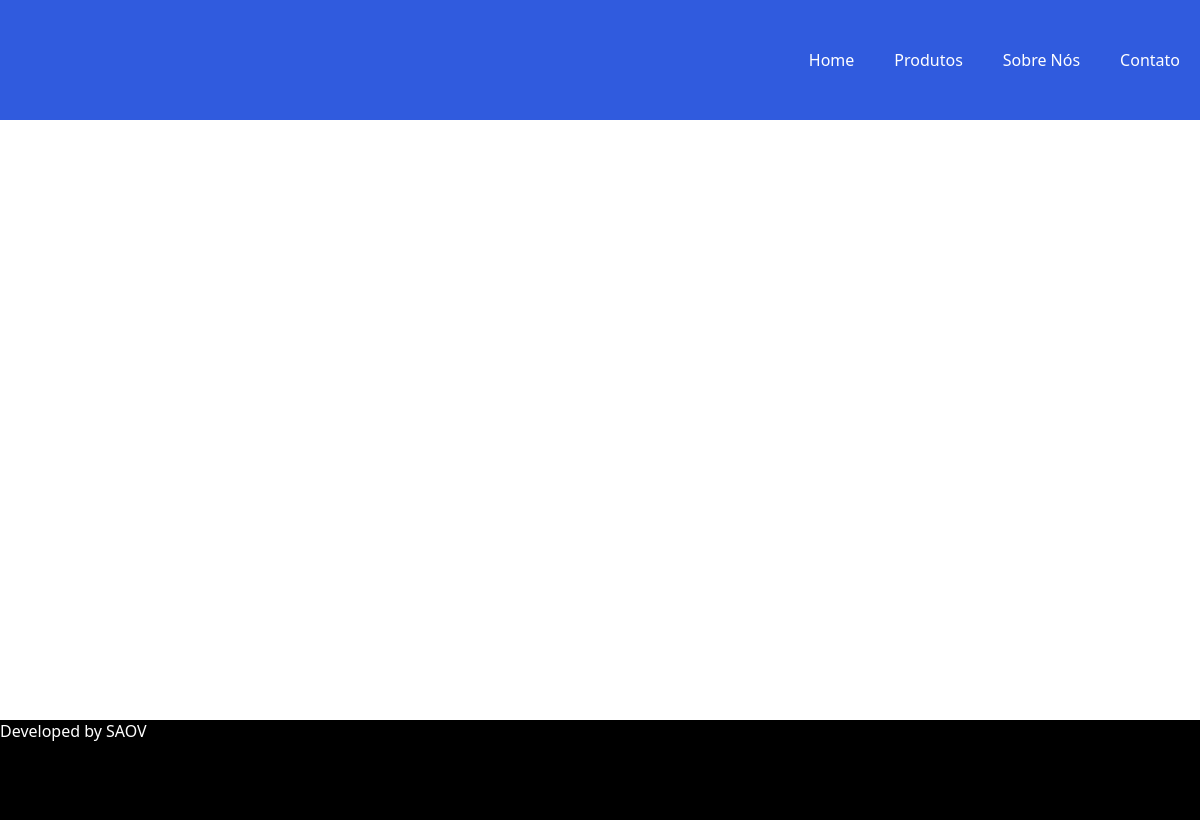
/produtos, run on an earlier commit of the app's database.
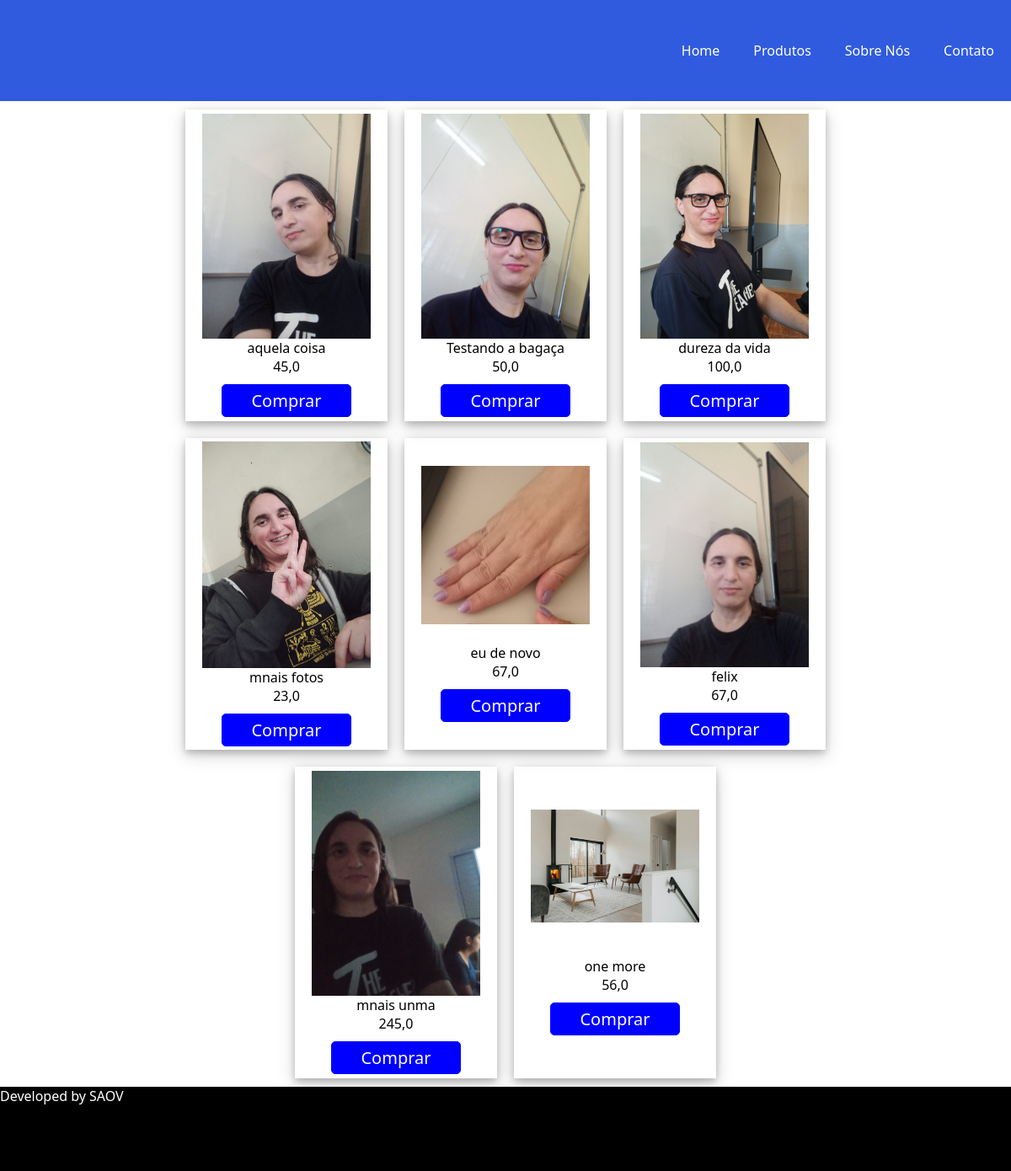
And on a later commit of the database.
### projapp/models.py (models this page shows, shortened)
class Produto(models.Model):
    descricao = models.CharField(max_length=50,blank=False,null=False)
    preco = models.FloatField(max_length=50,blank=False,null=False)
    imagem = models.ImageField(blank=True,upload_to='imagens/')
    created = models.DateTimeField(default=timezone.now)
    updated = models.DateTimeField(default=timezone.now)
    class Meta:
        verbose_name = 'produto'
        verbose_name_plural = 'produtos'

### projapp/views.py (the view)
# urls.py: path('produtos',views.produtos,name='produtos'),
def produtos(request):
    produtos = Produto.objects.all()
    return render(request,'produtos.html',{"produtos":produtos})

### projapp/templates/produtos.html
{% include "partials/header.html" %}
{% block content %}
    <main>
        <div class="produtos">
            {% for produto in produtos %}
            <div class="produto">
                <img src="{{produto.imagem.url}}" alt="" width="200">
                <div class="descricao">{{ produto.descricao}}</div>
                <div class="preco">{{ produto.preco}} </div>
                <a href="" class="botao">Comprar</a>
            </div>
            {% endfor %}
        </div>
    </main>
{% endblock content%}
{% include "partials/footer.html" %}

### projapp/templates/partials/header.html (shortened to what this page needs)
{% load static %}
<!DOCTYPE html>
<html lang="en">
<head>
    <link rel="stylesheet" href="{% static 'style.css' %}">
</head>
    <header>
        <nav>
            <ul>
                <li><a href="{% url 'home' %}">Home</a></li>
                <li><a href="{% url 'produtos' %}">Produtos</a></li>
                <li><a href="{% url 'sobrenos' %}">Sobre Nós</a></li>
                <li><a href="{% url 'contato' %}">Contato</a></li>
            </ul>
        </nav>
    </header>
<body>

### projapp/templates/partials/footer.html
    <footer>
        Developed by SAOV
    </footer>
</body>
</html>

### projapp/static/style.css (style rules this page uses)
* { margin: 0; padding: 0; box-sizing: border-box; font-family: 'Segoe UI', Tahoma, Geneva, Verdana, sans-serif; }
header { background-color: rgb(48, 91, 222); color: white; height: 120px; display: flex; justify-content: right; align-items: center; }
nav ul { list-style-type: none; display: flex; }
nav ul li a { text-decoration: none; color: white; margin: 20px; }
main { min-height: 600px; display: flex; justify-content: center; }
.produtos { width: 80vw; display: flex; flex-direction: row; justify-content: center; flex-wrap: wrap; }
.produto { margin: 10px; padding: 10px; width: 240px; height: 370px; display: flex; flex-direction: column; align-items: center; justify-content: center; box-shadow: 0 4px 8px 0 rgba(0, 0, 0, 0.2), 0 6px 20px 0 rgba(0, 0, 0, 0.19); }
.produto img { margin: auto; }
.botao { margin: auto; margin-top: 10px; text-align: center; width: 70%; background-color: blue; border: 1px solid blue; border-radius: 5px; font-size: 20px; padding: 5px 10px; color:white; text-decoration: none; }
footer { background-color: black; color: white; height: 100px; }

What changed in the data, as far as the page shows it:
added Produto: imagem (picture), descricao "aquela coisa", preco "45,0"
added Produto: imagem (picture), descricao "Testando a bagaça", preco "50,0"
added Produto: imagem (picture), descricao "dureza da vida", preco "100,0"
added Produto: imagem (picture), descricao "mnais fotos", preco "23,0"
added Produto: imagem (picture), descricao "eu de novo", preco "67,0"
added Produto: imagem (picture), descricao "felix", preco "67,0"
added Produto: imagem (picture), descricao "mnais unma", preco "245,0"
added Produto: imagem (picture), descricao "one more", preco "56,0"
